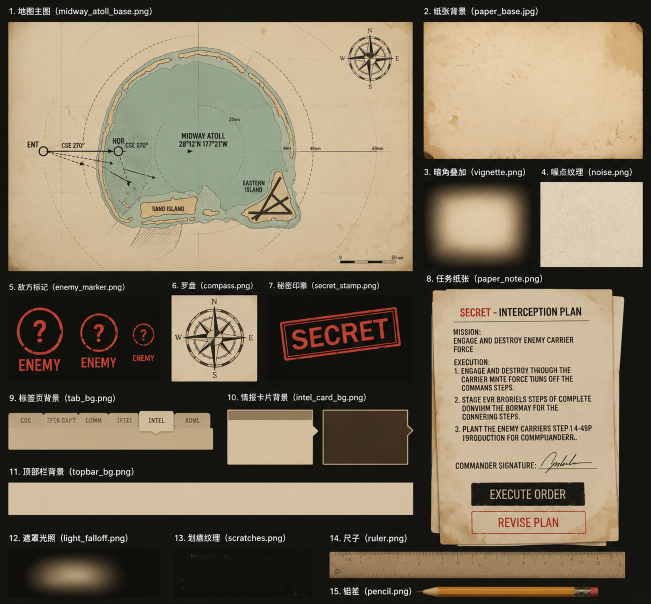
#> input picture docs/assets/ChatGPT Image 2026年6月17日 10_55_51.png, 1302 x 1208 px (shown at 1/2 size); its folder holds only this picture in this run
$ python quality_gate.py 'ChatGPT Image 2026年6月17日 10_55_51.png'
#> lines starting #> are read from the running program, lines starting #| are printed output that depends on the picture
#!/usr/bin/env python3
"""光栅图标质量门（docs/plans/ui-replication-plan.md Phase 6）。

对抠图产物做客观质量检查。所有抠图（存量复审与新增入库）必须 PASS，
或 MANUAL（合并切割嫌疑）经人工分拆复审通过后，才可进入
static/assets/ui/icons/。

用法:
    python docs/assets/quality_gate.py <file|dir>            # 逐枚判定
    python docs/assets/quality_gate.py <dir> --markdown      # 输出报告表格
    python docs/assets/quality_gate.py <dir> --sheets <dir>  # 生成目检拼图(12枚/张)

判据（全部满足才 PASS）:
  G1 非空     alpha 最大值 > 0
  G2 内容占比 0.03 <= 不透明像素占比 <= 0.98（排除空白与整块实心）
  G3 无绿边   不透明像素中「绿主导」(g>r+25 且 g>b+25) 占比 <= 2%
  G4 主体完整 最大连通域面积 / 不透明面积 >= 0.5（碎片化检测）
  G5 尺寸可用 max(w, h) >= 24px
输出 MANUAL: 存在 >=2 个面积占比 >20% 的连通域（合并切割嫌疑，需人工分拆复审）。
"""

import argparse
import sys
from pathlib import Path

import numpy as np
from PIL import Image, ImageDraw


def label_components(mask):
    """4-连通域标记（素材图小，BFS 足够）。返回 (labels, 组件数)。"""
    h, w = mask.shape
    labels = np.zeros((h, w), dtype=np.int32)
    cur = 0
    for sy in range(h):
        for sx in np.nonzero(mask[sy] & (labels[sy] == 0))[0]:
            if labels[sy, sx]:
                continue
            cur += 1
            stack = [(sy, int(sx))]
            labels[sy, sx] = cur
            while stack:
                y, x = stack.pop()
                for ny, nx in ((y - 1, x), (y + 1, x), (y, x - 1), (y, x + 1)):
                    if 0 <= ny < h and 0 <= nx < w and mask[ny, nx] and not labels[ny, nx]:
                        labels[ny, nx] = cur
                        stack.append((ny, nx))
    return labels, cur


def metrics(path):
    im = Image.open(path).convert("RGBA")
    a = np.array(im)
    alpha = a[:, :, 3]
#> alpha: shape (1208, 1302); every value is 255
    opaque = alpha > 0
#> opaque: shape (1208, 1302) bool; every value is 1
    n = int(opaque.sum())
#> n = 1572816
    rgb = a[:, :, :3].astype(int)
    r, g, b = rgb[..., 0], rgb[..., 1], rgb[..., 2]
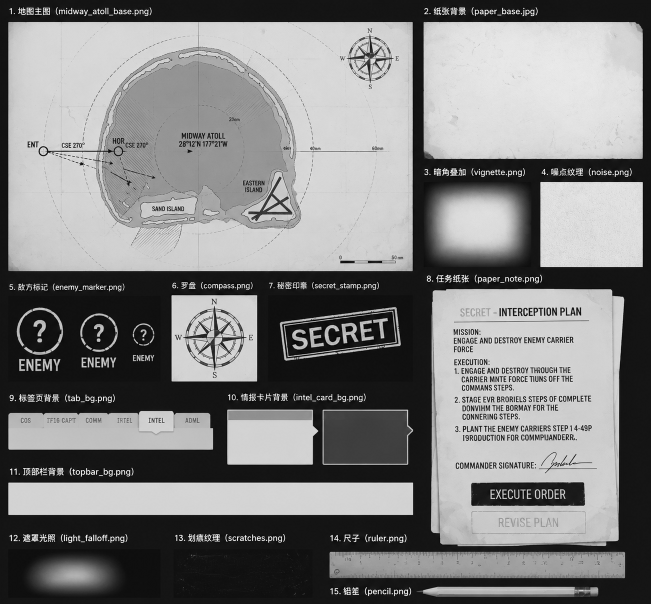
#> r: shape (1208, 1302) int64 (shown at 1/2 size); min 0, max 255, mean 127.9
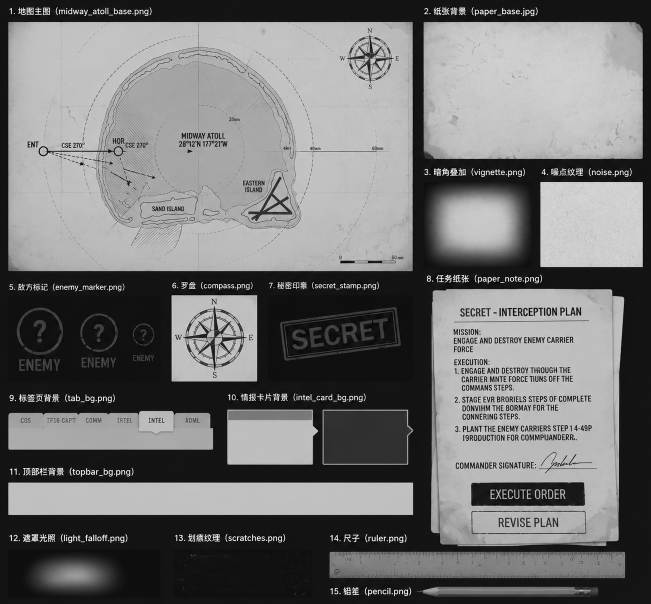
#> g: shape (1208, 1302) int64 (shown at 1/2 size); min 0, max 255, mean 115.5
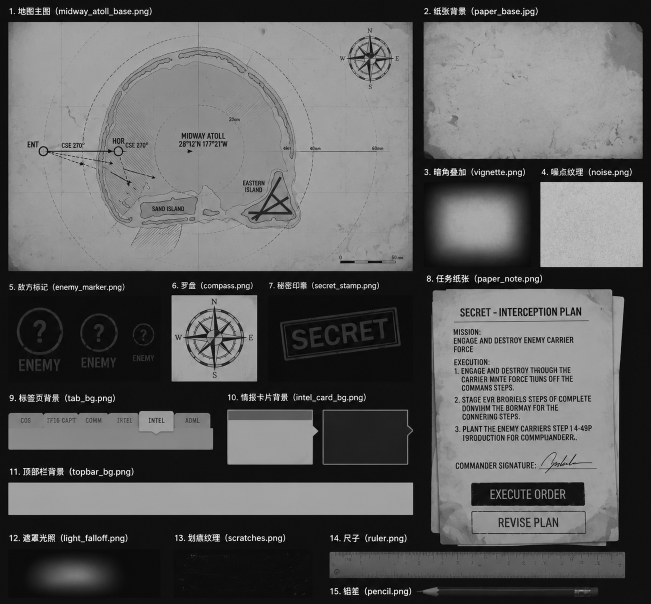
#> b: shape (1208, 1302) int64 (shown at 1/2 size); min 0, max 255, mean 94.4
    green = (g > r + 25) & (g > b + 25) & opaque
#> green: shape (1208, 1302) bool; every value is 0
    labels, ncomp = label_components(opaque)
#> after the loop in label_components, `for sy in range(h):`: labels: shape (1208, 1302) int32; every value is 1
#> ncomp = 1
    areas = sorted((int((labels == i).sum()) for i in range(1, ncomp + 1)), reverse=True)
#> areas = [1572816]
    return {
        "file": Path(path).name,
        "w": im.width,
        "h": im.height,
        "alpha_max": int(alpha.max()),
        "opaque_ratio": round(n / opaque.size, 4) if n else 0.0,
        "green_ratio": round(float(green.sum()) / n, 4) if n else 0.0,
        "components": ncomp,
        "largest_ratio": round(areas[0] / n, 4) if n and areas else 0.0,
        "big_parts": sum(1 for x in areas if n and x / n > 0.2),
    }


def verdict(m):
    fails = []
    if m["alpha_max"] == 0:
        fails.append("G1空白")
    if not (0.03 <= m["opaque_ratio"] <= 0.98):
        fails.append("G2内容占比")
    if m["green_ratio"] > 0.02:
        fails.append("G3绿边")
    if m["largest_ratio"] < 0.5:
        fails.append("G4碎片化")
    if max(m["w"], m["h"]) < 24:
        fails.append("G5尺寸")
    if not fails and m["big_parts"] >= 2:
        return "MANUAL", []
    return ("FAIL", fails) if fails else ("PASS", [])


def contact_sheets(paths, out_dir, per_sheet=12, cols=4):
    """目检拼图：纸张底色（模拟使用场景），文件名标注。返回生成的文件列表。"""
    out_dir = Path(out_dir)
    out_dir.mkdir(parents=True, exist_ok=True)
    cell_w, cell_h = 230, 215
    made = []
    for s in range((len(paths) + per_sheet - 1) // per_sheet):
        chunk = paths[s * per_sheet:(s + 1) * per_sheet]
        rows = (len(chunk) + cols - 1) // cols
        sheet = Image.new("RGB", (cols * cell_w, rows * cell_h), (245, 237, 214))
        d = ImageDraw.Draw(sheet)
        for i, p in enumerate(chunk):
            im = Image.open(p).convert("RGBA")
            im.thumbnail((cell_w - 30, cell_h - 42))
            cx, cy = (i % cols) * cell_w + 12, (i // cols) * cell_h + 8
            sheet.paste(im, (cx, cy), im)
            d.text((cx, cy + cell_h - 30), Path(p).name, fill=(42, 34, 24))
        out = out_dir / f"sheet_{s + 1}.png"
        sheet.save(out)
        made.append(str(out))
    return made


def main():
    ap = argparse.ArgumentParser()
    ap.add_argument("target", type=Path)
    ap.add_argument("--markdown", action="store_true")
    ap.add_argument("--sheets", type=Path, default=None)
    args = ap.parse_args()

    paths = sorted([args.target] if args.target.is_file() else args.target.glob("*.png"))
    if not paths:
        sys.exit(f"no png under {args.target}")

    results = []
    for p in paths:
        m = metrics(p)
#> m = 9 items
        v, fails = verdict(m)
#> v = 'FAIL'; fails = ['G2内容占比']
        results.append((m, v, fails))

    if args.markdown:
        print("| 文件 | 尺寸 | 门判定 | 内容占比 | 绿边占比 | 连通域 | 主体占比 | 违反 |")
        print("|------|------|--------|---------|---------|--------|---------|------|")
        for m, v, fails in results:
            print(f"| {m['file']} | {m['w']}x{m['h']} | {v} | {m['opaque_ratio']:.2f} "
                  f"| {m['green_ratio']:.3f} | {m['components']} | {m['largest_ratio']:.2f} "
                  f"| {'/'.join(fails) or '—'} |")
    else:
        for m, v, fails in results:
            print(f"{v:6s} {m['file']:32s} {m['w']}x{m['h']:<4d} 占比{m['opaque_ratio']:.2f} "
                  f"绿{m['green_ratio']:.3f} 连通域{m['components']:2d} 主体{m['largest_ratio']:.2f} "
                  f"{'|'.join(fails)}")
#> this loop made 1 pass
#| FAIL   ChatGPT Image 2026年6月17日 10_55_51.png 1302x1208 占比1.00 绿0.000 连通域 1 主体1.00 G2内容占比

    summary = {"PASS": 0, "MANUAL": 0, "FAIL": 0}
    for _, v, _ in results:
        summary[v] += 1
#> this loop made 1 pass
#> after the loop, summary = {'PASS': 0, 'MANUAL': 0, 'FAIL': 1}
    print(f"\n汇总: PASS {summary['PASS']} / MANUAL {summary['MANUAL']} / FAIL {summary['FAIL']}，共 {len(results)}")
#| 汇总: PASS 0 / MANUAL 0 / FAIL 1，共 1

    if args.sheets:
        print("拼图:", *contact_sheets(paths, args.sheets), sep="\n  ")


if __name__ == "__main__":
    main()
